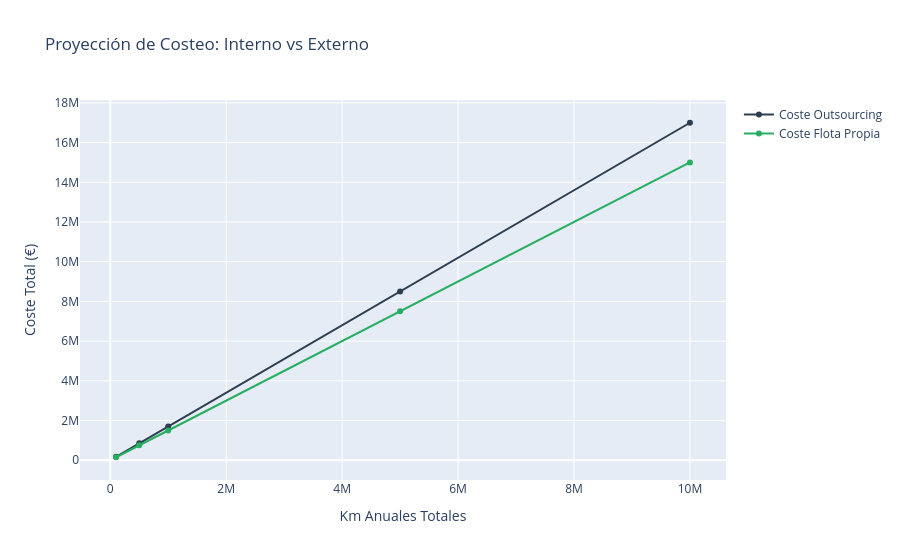

This figure's notebook cell:
### Markdown cell above
## 2. Proyección de Ahorro Anual por Flota

Visualizamos el ahorro potencial dependiendo del kilometraje anual total de la flota.

### Code cell
kms = [100_000, 500_000, 1_000_000, 5_000_000, 10_000_000]
outsourcing = [k * analyst.external_rate for k in kms]
inhouse = [k * analyst.internal_rate for k in kms]

fig = go.Figure()
fig.add_trace(go.Scatter(x=kms, y=outsourcing, name="Coste Outsourcing", line=dict(color='#2c3e50')))
fig.add_trace(go.Scatter(x=kms, y=inhouse, name="Coste Flota Propia", line=dict(color='#27ae60')))
fig.update_layout(title="Proyección de Costeo: Interno vs Externo", xaxis_title="Km Anuales Totales", yaxis_title="Coste Total (€)")
fig.show()

### Figure 1 — Plotly figure (JSON) as saved in the notebook; plotly's stock layout.template omitted (floating-point values rounded to 4 significant figures)
{"data": [{"line": {"color": "#2c3e50"}, "name": "Coste Outsourcing", "type": "scatter", "x": [100000, 500000, 1000000, 5000000, 10000000], "y": [170000.0, 850000.0, 1700000.0, 8500000.0, 17000000.0]}, {"line": {"color": "#27ae60"}, "name": "Coste Flota Propia", "type": "scatter", "x": [100000, 500000, 1000000, 5000000, 10000000], "y": [150000.0, 750000.0, 1500000.0, 7500000.0, 15000000.0]}], "layout": {"title": {"text": "Proyección de Costeo: Interno vs Externo"}, "xaxis": {"title": {"text": "Km Anuales Totales"}}, "yaxis": {"title": {"text": "Coste Total (€)"}}}}
